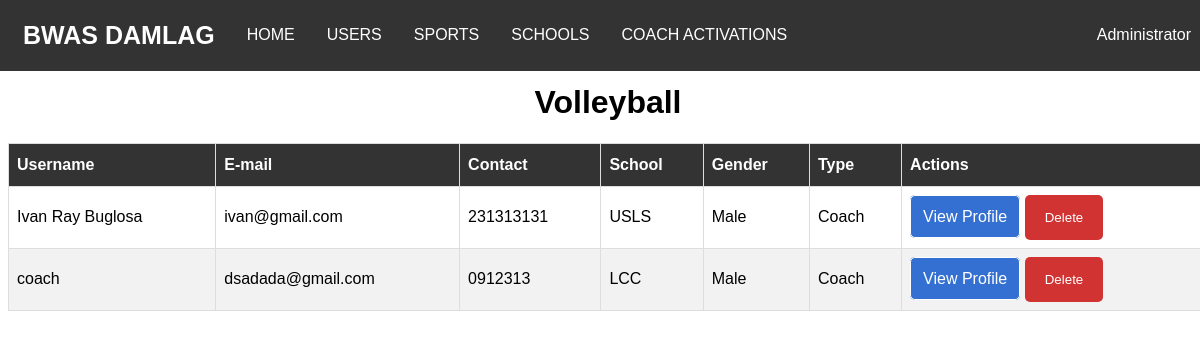
The page /sport.php?sport=Volleyball (signed in) on the database as committed earlier.
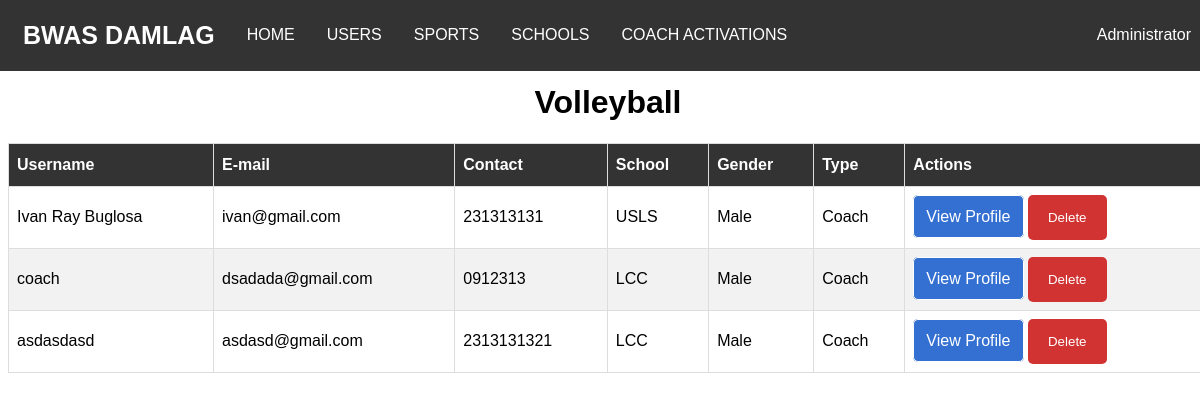
The same page on the database as committed later.
### tables this page shows
CREATE TABLE `users` (
  `id` int(20) NOT NULL,
  `name` varchar(70) NOT NULL,
  `password` varchar(40) NOT NULL,
  `email` varchar(50) NOT NULL,
  `school` varchar(100) DEFAULT NULL,
  `previous_school` text,
  `contact` varchar(20) DEFAULT NULL,
  `address` varchar(100) DEFAULT NULL,
  `birthdate` date NOT NULL,
  `gender` text NOT NULL,
  `sport` text,
  `position` text,
  `created_at` datetime NOT NULL,
  `updated_at` datetime NOT NULL,
  `type` text NOT NULL,
  `status` text NOT NULL,
  `image` varchar(100) NOT NULL
);

### web_db.php (called while the page is built, shortened)
<?php
$dbHost = 'localhost';
$dbName = 'android_db';
$dbUser = 'root';
$dbPass = '';
    try {
        $config = new PDO("mysql:host={$dbHost};dbname={$dbName}",$dbUser,$dbPass);
        $config->setAttribute(PDO::ATTR_ERRMODE,PDO::ERRMODE_EXCEPTION);
    } catch(PDOException $e) {
        echo $e->getMessage();
    }
    include_once('web_config.php');
    $pdo = new Config($config);
?>

### web_config.php (called while the page is built, shortened)
<?php
    class Config {
        private $db;
        function __construct($config){
            $this->db = $config;
        }
        public function fetchSport($sport){
            try{
                $query = $this->db->prepare("SELECT * from users WHERE sport='$sport' AND status='Activated'");
                $query->bindparam(":sport", $sport);
                $query->execute();
                return $request = $query->fetchAll();
            }catch(Exception $e){
                echo $e->getMessage();
                return false;
            }
        }
    }
?>

### sport.php (the view, shortened to what this page needs)
<?php
    include_once('web_db.php');
    $getSport = $_GET['sport'];
?>
<!DOCTYPE html>
<html lang="en">
    <head>
        <link href="styles.css" rel="stylesheet" />
    </head>
    <body>
        <?php include('navbar.php') ?>
        <div class="container">
            <center><h1><?php echo $getSport ?></h1>
                <table id="users">
                <thead>
                        <tr>
                            <th>Username</th>
                            <th>E-mail</th>
                            <th>Contact</th>
                            <th>School</th>
                            <th>Gender</th>
                            <th>Type</th>
                            <th>Actions</th>
                </thead>
                <tbody>
                    <?php
                        $users = $pdo->fetchSport($getSport);
                        if(is_array($users) && !empty($users)){
                            foreach($users as $user){
                    ?>
                    <tr>
                        <td><?php echo $user['name']; ?></td>
                        <td><?php echo $user['email']; ?></td>
                        <td><?php echo $user['contact']; ?></td>
                        <td><?php if(empty($user['school'])){
                                    echo $user['previous_school'];
                            }else{
                                echo $user['school'];
                            } ?></td>
                        <td><?php echo $user['gender']; ?></td>
                        <td><?php echo $user['type']; ?></td>
                        <td>
                            <a class="view-profile" href="userProfile.php?id=<?php echo $user['id']?>">View Profile</a>
                            <form method="post" class="delete-form">
                                <button class="delete-button" type="submit" name="delete">Delete</button>
                            </form>
                        </td>
                    </tr>
                    <?php } }?>
                </tbody>
            </table>
            </center>
        </div>
    </body>
</html>

Rows that differ between the two databases and show on the page:
now on this page (row edited): users: name "asdasdasd", email "asdasd@gmail.com", contact "2313131321", school "LCC", gender "Male", type "Coach"
